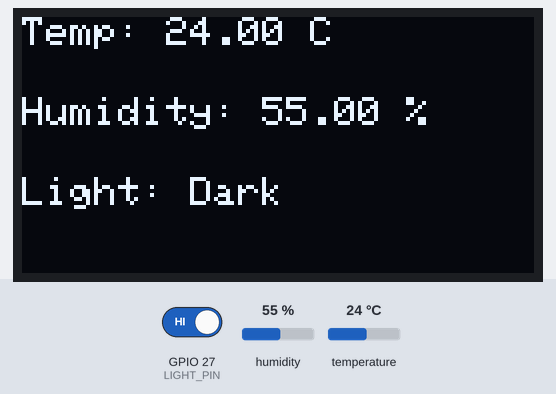
Bench run of a sketch on a simulated ESP32. Shown: 128×64 one-colour display. Inputs (shaded band) come from the test bench; at power-on: humidity 55 %, GPIO 27 (LIGHT_PIN) HIGH, temperature 24 °C.

Above: at 2.9 s.
3.0 s: humidity set to 22 %
At 4.5 s:
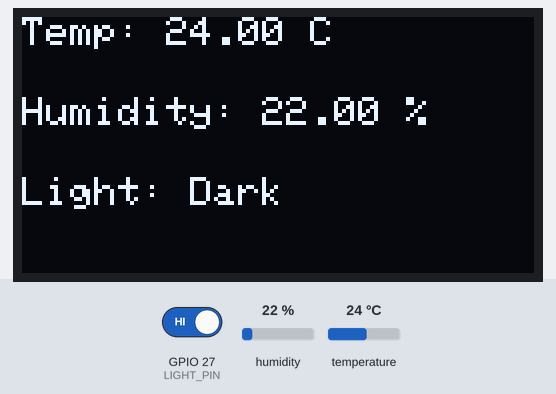
5.7 s: GPIO 27 (LIGHT_PIN) driven LOW
At 6.6 s:
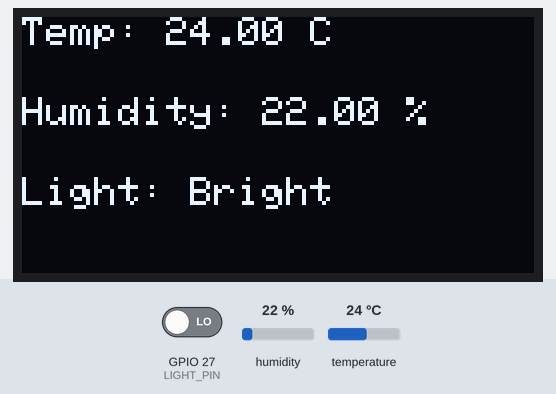
8.4 s: temperature set to 12 °C
At 10.8 s:
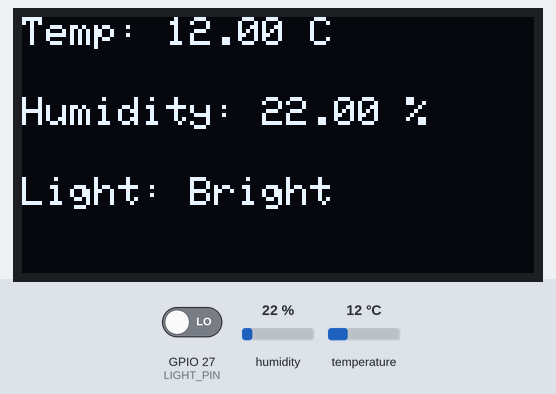
11.8 s: GPIO 27 (LIGHT_PIN) driven HIGH
At 13.0 s:
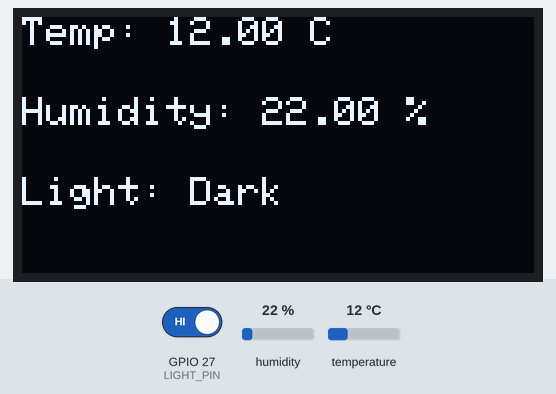
14.5 s: humidity set to 40 %
At 17.2 s:
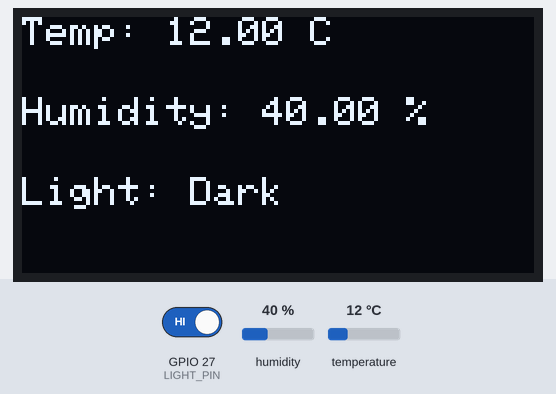
17.9 s: temperature set to 19 °C
Timing chart, 0 to 20.9 s (numbered marks = the images above; inputs shaded):
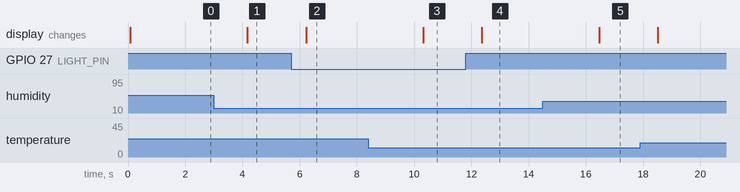

The sketch:

AirPollution.ino
```cpp
#include <Wire.h>
#include <Adafruit_GFX.h>
#include <Adafruit_SSD1306.h>
#include "DHT.h"

#define SCREEN_WIDTH 128
#define SCREEN_HEIGHT 64
Adafruit_SSD1306 display(SCREEN_WIDTH, SCREEN_HEIGHT, &Wire, -1);

// DHT Setup
#define DHTPIN 4
#define DHTTYPE DHT11
DHT dht(DHTPIN, DHTTYPE);

// Light Sensor DO
#define LIGHT_PIN 27

void setup() {

  Serial.begin(115200);   // For debugging
  pinMode(LIGHT_PIN, INPUT);
  dht.begin();

  // OLED start
  if(!display.begin(SSD1306_SWITCHCAPVCC, 0x3C)) {
    Serial.println("OLED not detected!");
    while(1); // Stop here if OLED fails
  }

  display.clearDisplay();
  display.setTextSize(1);
  display.setTextColor(WHITE);
}

void loop() {

  float temp = dht.readTemperature();
  float hum = dht.readHumidity();
  int lightState = digitalRead(LIGHT_PIN);

  display.clearDisplay();

  display.setCursor(0,0);
  display.print("Temp: ");
  if(isnan(temp))
    display.print("Err");
  else {
    display.print(temp);
    display.println(" C");
  }

  display.setCursor(0,20);
  display.print("Humidity: ");
  if(isnan(hum))
    display.print("Err");
  else {
    display.print(hum);
    display.println(" %");
  }

  display.setCursor(0,40);
  display.print("Light: ");

  if(lightState == LOW)
    display.print("Bright");
  else
    display.print("Dark");

  display.display();

  delay(2000);
}
```

Measured:
- after the input at 3.0 s, the display: changes after 1.2 s (image 1)
- after the input at 5.7 s, the display: changes after 0.53 s (image 2)
- after the input at 8.4 s, the display: changes after 1.9 s (image 3)
- after the input at 11.8 s, the display: changes after 0.57 s (image 4)
- after the input at 14.5 s, the display: changes after 2.0 s (image 5)
